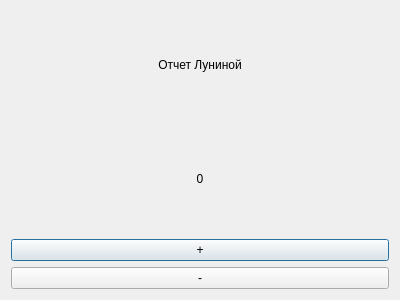
<?xml version="1.0" encoding="UTF-8"?>
<ui version="4.0">
 <class>LuninaReport</class>
 <widget class="QDialog" name="LuninaReport">
  <property name="geometry">
   <rect>
    <x>0</x>
    <y>0</y>
    <width>400</width>
    <height>300</height>
   </rect>
  </property>
  <property name="windowTitle">
   <string>Dialog</string>
  </property>
  <layout class="QGridLayout" name="gridLayout">
   <item row="2" column="0">
    <widget class="QPushButton" name="pushButton">
     <property name="text">
      <string>+</string>
     </property>
    </widget>
   </item>
   <item row="0" column="0">
    <widget class="QLabel" name="label">
     <property name="styleSheet">
      <string notr="true">font: 600 26pt &quot;Open Sans&quot;;
color: rgb(0, 0, 0);</string>
     </property>
     <property name="text">
      <string>&lt;html&gt;&lt;head/&gt;&lt;body&gt;&lt;p align=&quot;center&quot;&gt;Отчет Луниной&lt;/p&gt;&lt;/body&gt;&lt;/html&gt;</string>
     </property>
    </widget>
   </item>
   <item row="1" column="0">
    <widget class="QLabel" name="label_2">
     <property name="text">
      <string>&lt;html&gt;&lt;head/&gt;&lt;body&gt;&lt;p align=&quot;center&quot;&gt;0&lt;/p&gt;&lt;/body&gt;&lt;/html&gt;</string>
     </property>
    </widget>
   </item>
   <item row="3" column="0">
    <widget class="QPushButton" name="pushButton_2">
     <property name="text">
      <string>-</string>
     </property>
    </widget>
   </item>
  </layout>
 </widget>
 <resources/>
 <connections/>
</ui>
